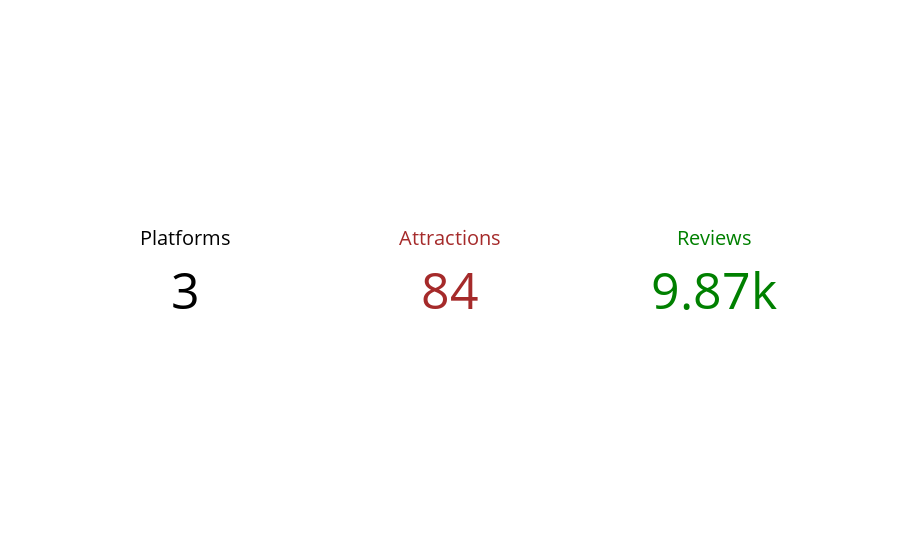

The code cell stored with this chart in its notebook:
### Code cell
fig = go.Figure()
fig.add_trace(go.Indicator(
    mode = "number",
    value = len(platforms),
    title = {'text': "Platforms",'font': {'color': 'black','size':20}},
    number={'font':{'color': 'black','size':50}},
    domain = {'row': 0, 'column': 0}
))
fig.add_trace(go.Indicator(
    mode = "number",
    value = len(places),
    title = {'text': "Attractions",'font': {'color': 'brown','size':20}},
    number={'font':{'color': 'brown','size':50}},
    domain = {'row': 0, 'column': 1}
))
fig.add_trace(go.Indicator(
    mode = "number",
    value = len(review_all['review']),
    title = {'text': "Reviews",'font': {'color': 'green','size':20}},
    number={'font':{'color': 'green','size':50}},
    domain = {'row': 0, 'column': 2}
))
fig.update_layout(
    grid = {'rows': 1, 'columns': 3, 'pattern': "independent"})
fig.show()
#plotly.offline.plot(fig)

### Figure 1 — Plotly figure (JSON) as saved in the notebook; plotly's stock layout.template omitted (floating-point values rounded to 4 significant figures)
{"data": [{"domain": {"column": 0, "row": 0}, "mode": "number", "number": {"font": {"color": "black", "size": 50}}, "title": {"font": {"color": "black", "size": 20}, "text": "Platforms"}, "type": "indicator", "value": 3}, {"domain": {"column": 1, "row": 0}, "mode": "number", "number": {"font": {"color": "brown", "size": 50}}, "title": {"font": {"color": "brown", "size": 20}, "text": "Attractions"}, "type": "indicator", "value": 84}, {"domain": {"column": 2, "row": 0}, "mode": "number", "number": {"font": {"color": "green", "size": 50}}, "title": {"font": {"color": "green", "size": 20}, "text": "Reviews"}, "type": "indicator", "value": 9872}], "layout": {"grid": {"columns": 3, "pattern": "independent", "rows": 1}}}
